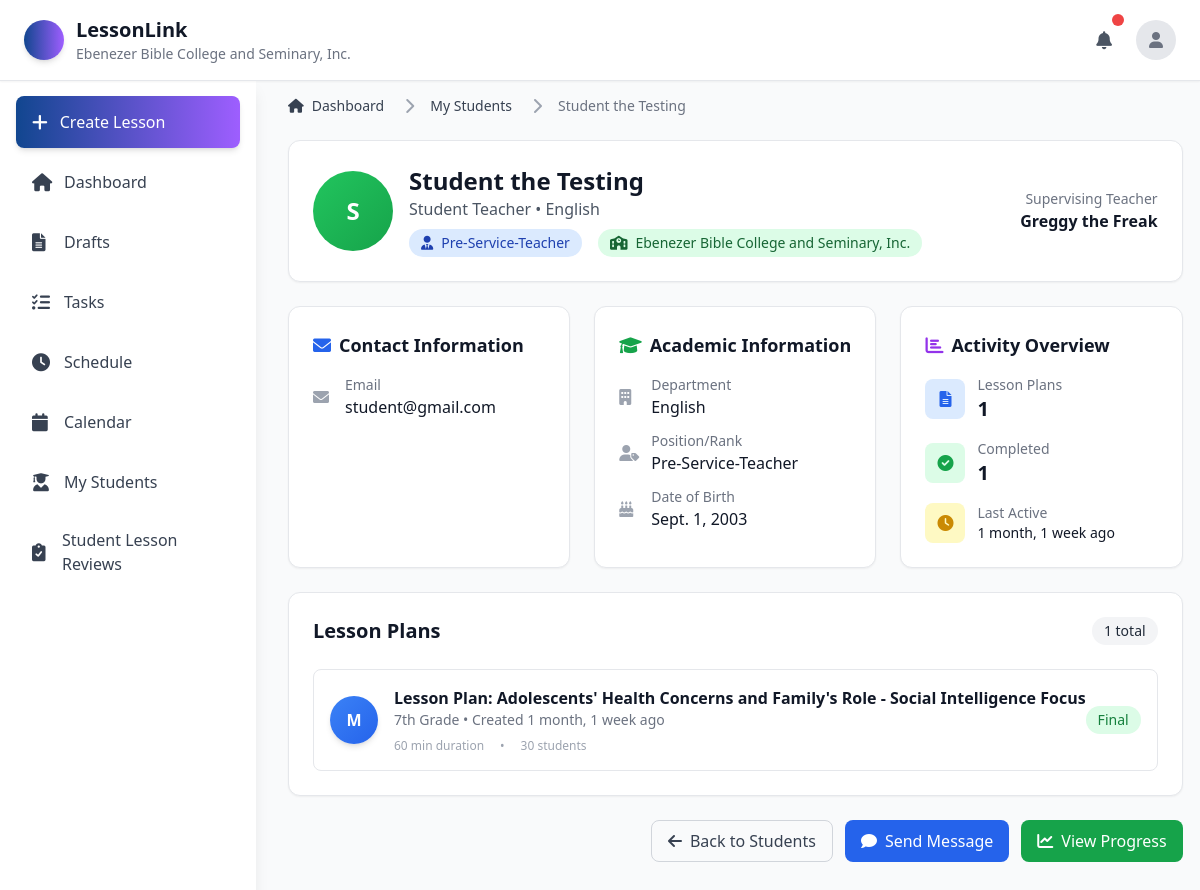
The app's page /teacher/student/16/ (signed in), older data.
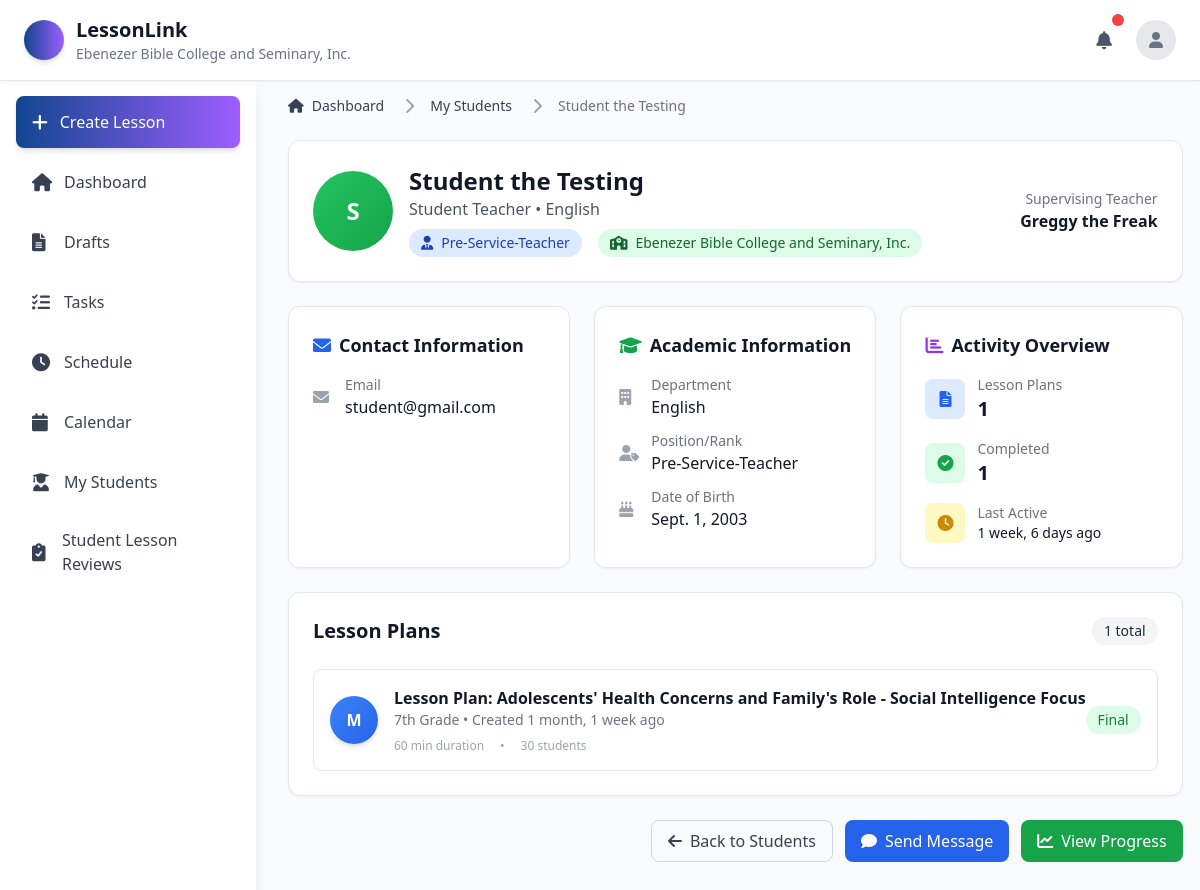
The same page, newer data.
### lesson/models.py (models this page shows, shortened)
class User(AbstractUser):
    ROLE_CHOICES = [
        ('Student Teacher', 'Student Teacher'),
        ('Teacher', 'Teacher'),
        ('Department Head', 'Department Head'),
        ('Admin', 'Admin'),
    ]
    APPROVAL_STATUS_CHOICES = [
        ('pending', 'Pending'),
        ('approved', 'Approved'),
        ('disapproved', 'Disapproved'),
    ]
    username = None
    email = models.EmailField(unique=True)
    middle_name = models.CharField(max_length=100, blank=True, null=True)
    dob = models.DateField(null=True, blank=True)
    role = models.CharField(max_length=100, choices=ROLE_CHOICES)
    rank = models.CharField(max_length=100)
    department = models.CharField(max_length=100)
    approval_status = models.CharField(
        max_length=20,
        choices=APPROVAL_STATUS_CHOICES,
        default='pending'
    )
    rejection_reason = models.TextField(
        blank=True,
        null=True,
        verbose_name="Reason for Rejection",
        help_text="Explanation provided to student when account was disapproved"
    )
    school = models.ForeignKey(
        "SchoolRegistration",  # reference your school model
        on_delete=models.SET_NULL,
        blank=True,
        null=True,
        related_name="users"
    )
    supervising_teacher = models.ForeignKey(
        'self',
        on_delete=models.SET_NULL,
        blank=True,
        null=True,
        related_name='supervised_student_teachers',
        limit_choices_to={'role': 'Teacher'},  # Only teachers can be supervising teachers
        verbose_name="Supervising Teacher"
    )
    affiliations = models.TextField(blank=True, null=True)
    profile_picture = models.ImageField(
        upload_to='profile_pictures/',
        null=True,
        blank=True,
        help_text="Profile picture for the user"
    )
    USERNAME_FIELD = 'email'
    REQUIRED_FIELDS = ['first_name', 'last_name', 'role', 'rank', 'department']
    objects = CustomUserManager()
    @property
    def full_name(self):
        parts = [self.first_name]
        if self.middle_name:
            parts.append(self.middle_name)
        parts.append(self.last_name)
        return ' '.join(parts).strip()

class SchoolRegistration(models.Model):
    STATUS_CHOICES = [
        ('pending', 'Pending Review'),
        ('approved', 'Approved'),
        ('rejected', 'Rejected'),
        ('needs_info', 'Needs Additional Information'),
    ]
    REGION_CHOICES = [
        ('NCR - National Capital Region', 'NCR - National Capital Region'),
        ('Region I - Ilocos Region', 'Region I - Ilocos Region'),
        ('Region II - Cagayan Valley', 'Region II - Cagayan Valley'),
        ('Region III - Central Luzon', 'Region III - Central Luzon'),
        ('Region IV-A - CALABARZON', 'Region IV-A - CALABARZON'),
        ('Region IV-B - MIMAROPA', 'Region IV-B - MIMAROPA'),
        ('Region V - Bicol Region', 'Region V - Bicol Region'),
        ('Region VI - Western Visayas', 'Region VI - Western Visayas'),
        ('Region VII - Central Visayas', 'Region VII - Central Visayas'),
        ('Region VIII - Eastern Visayas', 'Region VIII - Eastern Visayas'),
        ('Region IX - Zamboanga Peninsula', 'Region IX - Zamboanga Peninsula'),
        ('Region X - Northern Mindanao', 'Region X - Northern Mindanao'),
        ('Region XI - Davao Region', 'Region XI - Davao Region'),
        ('Region XII - SOCCSKSARGEN', 'Region XII - SOCCSKSARGEN'),
        ('Region XIII - Caraga', 'Region XIII - Caraga'),
        ('BARMM - Bangsamoro Autonomous Region in Muslim Mindanao', 'BARMM - Bangsamoro Autonomous Region in Muslim Mindanao'),
        ('CAR - Cordillera Administrative Region', 'CAR - Cordillera Administrative Region'),
    ]
    school_name = models.CharField(
        max_length=255,
        verbose_name="Official School Name",
        help_text="Complete official name of the institution"
    )
    school_id = models.CharField(
        max_length=50,
        unique=True,
        verbose_name="School ID / DepEd Code",
        help_text="12-digit DepEd registration code or school identifier"
    )
    year_established = models.PositiveIntegerField(
        verbose_name="Year Established",
        help_text="Year the institution was established",
        null=True,
        blank=True
    )
    school_logo = models.ImageField(
        upload_to='school_logos/',
        blank=True,
        null=True,
        verbose_name="School Logo",
        help_text="Recommended: Square logo, JPG/PNG, max 2MB"
    )
    logo_filename = models.CharField(
        max_length=255,
        blank=True,
        null=True,
        verbose_name="Original Logo Filename"
    )
    password_hash = models.CharField(
        max_length=128,
        blank=True,
        null=True,
        verbose_name="Password Hash",
        help_text="Hashed password for the school administrator account"
    )
    address = models.TextField(
        verbose_name="Complete Address",
        help_text="Street, Barangay, City/Municipality"
    )
    province = models.CharField(
        max_length=100,
        verbose_name="Province"
    )
    region = models.CharField(
        max_length=100,
        choices=REGION_CHOICES,
        verbose_name="Region"
    )
    phone_number = models.CharField(
        max_length=20,
        verbose_name="Phone Number",
        help_text="Main contact phone number"
    )
    email = models.EmailField(
        verbose_name="Email Address",
        help_text="Official school email address"
    )
    website = models.URLField(
        blank=True,
        null=True,
        verbose_name="Website",
        help_text="School's official website"
    )
    facebook_page = models.URLField(
        blank=True,
        null=True,
        verbose_name="Facebook Page",
        help_text="School's official Facebook page"
    )
    contact_person = models.CharField(
        max_length=255,
        verbose_name="Contact Person Name",
        help_text="Primary contact person for system administration"
    )
    position = models.CharField(
        max_length=100,
        verbose_name="Position/Title",
        help_text="Job title of the contact person"
    )
    contact_email = models.EmailField(
        verbose_name="Contact Email",
        help_text="Email address of the contact person"
    )
    contact_phone = models.CharField(
        max_length=20,
        verbose_name="Contact Phone",
        help_text="Phone number of the contact person"
    )
    accuracy = models.BooleanField(
        default=False,
        verbose_name="Information Accuracy Certification",
        help_text="Certifies that all information provided is accurate and complete"
    )
    terms = models.BooleanField(
        default=False,
        verbose_name="Terms and Privacy Agreement",
        help_text="Agreement to Terms of Service and Privacy Policy"
    )
    communications = models.BooleanField(
        default=False,
        verbose_name="Communications Consent",
        help_text="Consent to receive updates about platform features via email"
    )
    status = models.CharField(
        max_length=20,
        choices=STATUS_CHOICES,
        default='pending',
        verbose_name="Registration Status"
    )
    admin_notes = models.TextField(
        blank=True,
        null=True,
        verbose_name="Admin Notes",
        help_text="Internal notes for administrators"
    )
    created_at = models.DateTimeField(
        auto_now_add=True,
        verbose_name="Registration Date"
    )
    updated_at = models.DateTimeField(
        auto_now=True,
        verbose_name="Last Updated"
    )
    processed_at = models.DateTimeField(
        blank=True,
        null=True,
        verbose_name="Processing Date",
        help_text="Date when the registration was processed"
    )
    processed_by = models.ForeignKey(
        User,
        on_delete=models.SET_NULL,
        blank=True,
        null=True,
        verbose_name="Processed By",
        help_text="Administrator who processed this registration"
    )
    class Meta:
        verbose_name = "School Registration"
        verbose_name_plural = "School Registrations"
        ordering = ['-created_at']
        indexes = [
            models.Index(fields=['status']),
            models.Index(fields=['created_at']),
            models.Index(fields=['school_id']),
            models.Index(fields=['region']),
            models.Index(fields=['contact_email']),
        ]

### lesson/views.py (the view)
# urls.py: path('teacher/student/<int:student_id>/', views.teacher_student_detail, name='teacher_student_detail'),
@login_required
def teacher_student_detail(request, student_id):
    if request.user.role != 'Teacher':
        messages.error(request, "You are not authorized to access this page.")
        return redirect('dashboard')
    student = get_object_or_404(User,
        id=student_id,
        supervising_teacher=request.user,
        is_active=True
    )
    from lessonGenerator.models import LessonPlan
    student_lesson_plans = LessonPlan.objects.filter(
        created_by=student
    ).order_by('-created_at')
    context = {
        'student': student,
        'lesson_plans': student_lesson_plans,
        'user': request.user
    }
    return render(request, 'teacher/student_detail.html', context)

### lesson/context_processors.py (called while the page is built)
def user_school_info(request):
    if request.user.is_authenticated:
        try:
            return {
                'user_school': request.user.school,
            }
        except Exception as e:
            print(f"Context processor error: {e}")
            return {}
    return {}

### lesson/templates/teacher/student_detail.html (shortened to what the changed rows need)
<!DOCTYPE html>
<html lang="en">
<head>
    <script src="https://cdn.tailwindcss.com"></script>
    <link href="https://cdnjs.cloudflare.com/ajax/libs/font-awesome/6.0.0/css/all.min.css" rel="stylesheet">
</head>
<body class="bg-gray-50 min-h-screen">
    <header class="bg-white shadow-sm border-b fixed top-0 left-0 right-0 z-40">
        <div class="flex items-center justify-between px-4 py-3 md:px-6 md:py-4">
            <div class="flex items-center space-x-3 flex-1 md:flex-none">
                <div class="hidden sm:block">
                    <h1 class="text-xl font-bold text-gray-900">LessonLink</h1>
                </div>
            </div>
        </div>
    </header>
    <div class="flex pt-16">
        <main class="flex-1 p-4 md:p-6 lg:p-8 max-w-full md:ml-64">
            <div class="mb-6">
                <nav class="flex" aria-label="Breadcrumb">
                    <ol class="inline-flex items-center space-x-1 md:space-x-3">
                        <li aria-current="page">
                            <div class="flex items-center">
                                <i class="fas fa-chevron-right text-gray-400 mx-2"></i>
                                <span class="ml-1 text-sm font-medium text-gray-500 md:ml-2">{{ student.full_name }}</span>
                            </div>
                        </li>
                    </ol>
                </nav>
            </div>
            <div class="bg-white rounded-xl shadow-sm border border-gray-200 p-6 mb-6">
                <div class="flex items-center justify-between">
                    <div class="flex items-center space-x-4">
                        <div class="w-20 h-20 bg-gradient-to-br from-green-500 to-green-600 rounded-full flex items-center justify-center flex-shrink-0">
                            <span class="text-white font-bold text-2xl">{{ student.first_name|first|upper }}</span>
                        </div>
                        <div>
                            <h1 class="text-2xl font-bold text-gray-900">{{ student.full_name }}</h1>
                            <p class="text-gray-600">{{ student.role }} • {{ student.department }}</p>
                            <div class="flex items-center space-x-4 mt-2">
                                <span class="inline-flex items-center px-3 py-1 rounded-full text-sm font-medium bg-blue-100 text-blue-800">
                                    <i class="fas fa-user-tie mr-2"></i>
                                    {{ student.rank }}
                                </span>
                                <span class="inline-flex items-center px-3 py-1 rounded-full text-sm font-medium bg-green-100 text-green-800">
                                    <i class="fas fa-school mr-2"></i>
                                    {{ student.school.school_name|default:"No school" }}
                                </span>
                            </div>
                        </div>
                    </div>
                </div>
            </div>
            <div class="grid grid-cols-1 lg:grid-cols-3 gap-6 mb-6">
                <div class="bg-white rounded-xl shadow-sm border border-gray-200 p-6">
                    <div class="space-y-3">
                        <div class="flex items-center">
                            <div>
                                <p class="text-sm text-gray-500">Email</p>
                                <p class="text-gray-900">{{ student.email }}</p>
                            </div>
                        </div>
                    </div>
                </div>
                <div class="bg-white rounded-xl shadow-sm border border-gray-200 p-6">
                    <div class="space-y-3">
                        <div class="flex items-center">
                            <div>
                                <p class="text-sm text-gray-500">Department</p>
                                <p class="text-gray-900">{{ student.department }}</p>
                            </div>
                        </div>
                        <div class="flex items-center">
                            <div>
                                <p class="text-sm text-gray-500">Position/Rank</p>
                                <p class="text-gray-900">{{ student.rank }}</p>
                            </div>
                        </div>
                        {% if student.dob %}
                        <div class="flex items-center">
                            <i class="fas fa-birthday-cake text-gray-400 w-5 mr-3"></i>
                            <div>
                                <p class="text-sm text-gray-500">Date of Birth</p>
                                <p class="text-gray-900">{{ student.dob }}</p>
                            </div>
                        </div>
                        {% endif %}
                    </div>
                </div>
                <div class="bg-white rounded-xl shadow-sm border border-gray-200 p-6">
                    <div class="space-y-4">
                        <div class="flex items-center justify-between">
                            <div class="flex items-center">
                                <div>
                                    <p class="text-sm text-gray-500">Last Active</p>
                                    <p class="text-sm font-medium text-gray-900">
                                        {% if student.last_login %}
                                        {{ student.last_login|timesince }} ago
                                        {% else %}
                                        Never
                                        {% endif %}
                                    </p>
                                </div>
                            </div>
                        </div>
                    </div>
                </div>
            </div>
        </main>
    </div>
</body>
</html>

Row changes from the older to the newer data that the page shows:
changed User "Student the Testing": last_login "1 month, 1 week" → "1 week, 6 days"
